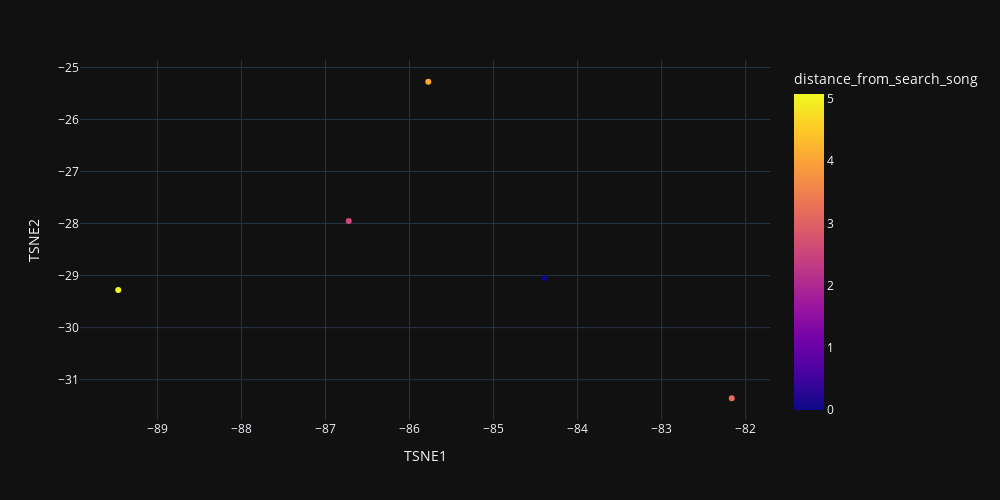

Notebook code for this chart:
### Code cell
px.scatter(
    tsne_neighbours,
    x='TSNE1',
    y='TSNE2',
    template='plotly_dark',
    hover_data=['song_name', 'artist'],
    color='distance_from_search_song',
    height=500,
    width=1000
).show()

### Figure 1 — Plotly figure (JSON) as saved in the notebook; plotly's stock layout.template omitted (floating-point values rounded to 4 significant figures)
{"data": [{"customdata": [["Day Dreaming", "Jack & Jack"], ["colorblind", "Mokita"], ["I Wouldn't Know Any Better Than You", "Gentle Bones"], ["I Should've Told You", "Fiji Blue"], ["Champagne For Two", "Devin Kennedy"]], "hovertemplate": "TSNE1=%{x}<br>TSNE2=%{y}<br>song_name=%{customdata[0]}<br>artist=%{customdata[1]}<br>distance_from_search_song=%{marker.color}<extra></extra>", "legendgroup": "", "marker": {"color": [0.0, 2.577, 3.203, 4.023, 5.078], "coloraxis": "coloraxis", "symbol": "circle"}, "mode": "markers", "name": "", "orientation": "v", "showlegend": false, "x": [-84.39, -86.72, -82.17, -85.78, -89.47], "xaxis": "x", "y": [-29.05, -27.95, -31.36, -25.28, -29.28], "yaxis": "y", "type": "scatter"}], "layout": {"xaxis": {"anchor": "y", "domain": [0.0, 1.0], "title": {"text": "TSNE1"}}, "yaxis": {"anchor": "x", "domain": [0.0, 1.0], "title": {"text": "TSNE2"}}, "coloraxis": {"colorbar": {"title": {"text": "distance_from_search_song"}}, "colorscale": [[0.0, "#0d0887"], [0.1111, "#46039f"], [0.2222, "#7201a8"], [0.3333, "#9c179e"], [0.4444, "#bd3786"], [0.5556, "#d8576b"], [0.6667, "#ed7953"], [0.7778, "#fb9f3a"], [0.8889, "#fdca26"], [1.0, "#f0f921"]]}, "legend": {"tracegroupgap": 0}, "margin": {"t": 60}, "height": 500, "width": 1000}}
